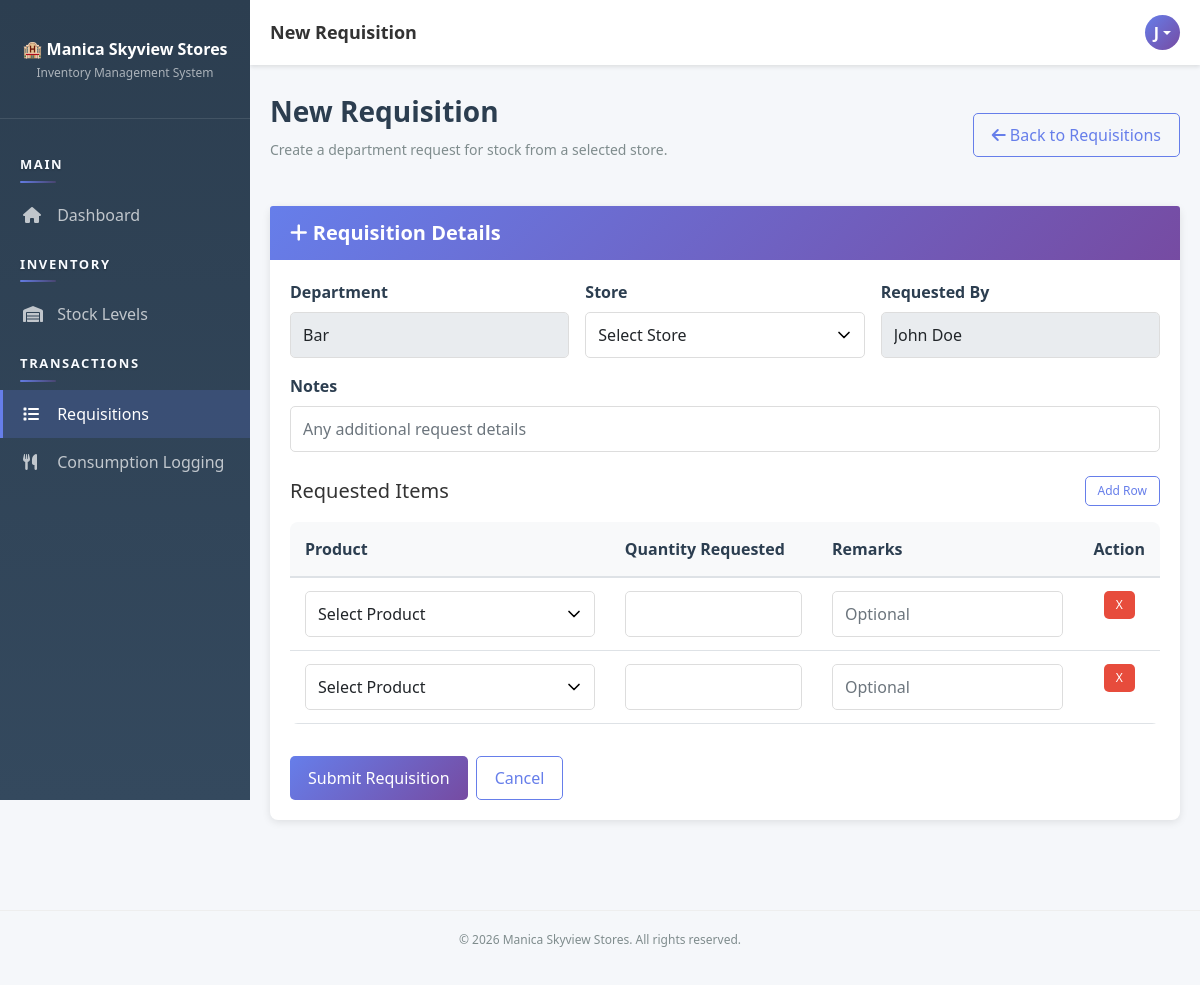
The app's page /pages/requisition/create.php (signed in) with its own data.
### tables this page shows
CREATE TABLE `users` (
  `user_id` int(11) NOT NULL AUTO_INCREMENT,
  `username` varchar(50) NOT NULL,
  `email` varchar(100) NOT NULL,
  `password` varchar(255) NOT NULL,
  `full_name` varchar(100) NOT NULL,
  `role_id` int(11) NOT NULL,
  `status` enum('active','inactive') DEFAULT 'active',
  `created_at` timestamp NOT NULL DEFAULT current_timestamp(),
  `updated_at` timestamp NOT NULL DEFAULT current_timestamp() ON UPDATE current_timestamp(),
  PRIMARY KEY (`user_id`),
  UNIQUE KEY `username` (`username`),
  UNIQUE KEY `email` (`email`),
  KEY `role_id` (`role_id`),
  CONSTRAINT `users_ibfk_1` FOREIGN KEY (`role_id`) REFERENCES `roles` (`role_id`)
);

CREATE TABLE `departments` (
  `dept_id` int(11) NOT NULL AUTO_INCREMENT,
  `dept_name` varchar(100) NOT NULL,
  `dept_code` varchar(20) NOT NULL,
  `head_user_id` int(11) DEFAULT NULL,
  `status` enum('active','inactive') DEFAULT 'active',
  `monthly_budget` decimal(12,2) NOT NULL DEFAULT 0.00,
  `weekly_budget` decimal(12,2) NOT NULL DEFAULT 0.00,
  `created_at` timestamp NOT NULL DEFAULT current_timestamp(),
  PRIMARY KEY (`dept_id`),
  UNIQUE KEY `dept_code` (`dept_code`),
  KEY `head_user_id` (`head_user_id`),
  CONSTRAINT `departments_ibfk_1` FOREIGN KEY (`head_user_id`) REFERENCES `users` (`user_id`)
);

### app/bootstrap.php (called while the page is built, shortened)
<?php
function autoload($class) {
    $paths = [
        __DIR__ . '/helpers/' . $class . '.php',
        __DIR__ . '/models/' . $class . '.php',
        __DIR__ . '/controllers/' . $class . '.php'
    ];
    foreach ($paths as $path) {
        if (file_exists($path)) {
            return;
        }
    }
}
function isAuthenticated() {
    $auth = new Auth();
    return $auth->isLoggedIn() && $auth->checkSessionTimeout();
}
function getCurrentUser() {
    if (isAuthenticated()) {
        $db = Database::getInstance()->getConnection();
        $userId = $_SESSION['user_id'];
        $sql = "SELECT u.*, r.role_name FROM users u
                JOIN roles r ON u.role_id = r.role_id
                WHERE u.user_id = ?";
        $stmt = $db->prepare($sql);
        $stmt->bind_param('i', $userId);
        $stmt->execute();
        return $stmt->get_result()->fetch_assoc();
    }
    return null;
}

### app/helpers/Database.php (called while the page is built, shortened)
<?php
class Database {
    private static $instance = null;
    private $connection = null;
    private function __construct() {
        try {
            $this->connection = new mysqli(DB_HOST, DB_USER, DB_PASS, DB_NAME);
            $this->connection->set_charset('utf8mb4');
        } catch (Exception $e) {
            die('Error: ' . $e->getMessage());
        }
    }
    public static function getInstance() {
        if (self::$instance === null) {
            self::$instance = new Database();
        }
        return self::$instance;
    }
    public function getConnection() {
        return $this->connection;
    }
}

### app/helpers/Auth.php (called while the page is built, shortened)
<?php
class Auth {
    public function __construct() {
        $this->db = Database::getInstance()->getConnection();
    }
    private function ensurePasswordResetTable() {
        $sql = "CREATE TABLE IF NOT EXISTS password_reset_tokens (
            token_id INT PRIMARY KEY AUTO_INCREMENT,
            user_id INT NOT NULL,
            token_hash VARCHAR(64) NOT NULL,
            expires_at DATETIME NOT NULL,
            used_at DATETIME NULL,
            created_at TIMESTAMP DEFAULT CURRENT_TIMESTAMP,
            FOREIGN KEY (user_id) REFERENCES users(user_id) ON DELETE CASCADE,
            INDEX idx_reset_token_hash (token_hash),
            INDEX idx_reset_token_user (user_id),
            INDEX idx_reset_token_expires (expires_at)
        )";
    }
    public function isLoggedIn() {
        return isset($_SESSION['user_id']);
    }
    public function checkSessionTimeout() {
        return true;
    }
}

### app/controllers/Controller.php (called while the page is built, shortened)
<?php
class Controller {
    protected $db;
    public function __construct() {
        $this->db = Database::getInstance()->getConnection();
        $this->loadCurrentUser();
    }
    protected function loadCurrentUser() {
        if (isset($_SESSION['user_id'])) {
            $sql = "SELECT u.*, r.role_name FROM users u
                    JOIN roles r ON u.role_id = r.role_id
                    WHERE u.user_id = ?";
            $stmt = $this->db->prepare($sql);
            $stmt->bind_param('i', $_SESSION['user_id']);
            $stmt->execute();
            $this->currentUser = $stmt->get_result()->fetch_assoc();
        }
    }
}

### app/controllers/RequisitionController.php (called while the page is built, shortened)
<?php
class RequisitionController extends Controller {
    public function __construct() {
        parent::__construct();
    }
    public function getDepartmentForRole($roleName) {
        $roleName = trim((string)$roleName);
        $sql = "SELECT dept_id, dept_name, dept_code
                FROM departments
                WHERE status = 'active' AND dept_name = ?
                LIMIT 1";
        $stmt = $this->db->prepare($sql);
        $stmt->bind_param('s', $roleName);
        $stmt->execute();
        return $stmt->get_result()->fetch_assoc() ?: null;
    }
}

### pages/requisition/create.php (the view, shortened to what this page needs)
<?php
require_once __DIR__ . '/../../app/bootstrap.php';
$controller = new RequisitionController();
$currentUser = getCurrentUser();
$currentDepartment = $controller->getDepartmentForRole($currentUser['role_name'] ?? '');
$formData = [
    'department_id' => $currentDepartment['dept_id'] ?? '',
    'store_id' => '',
    'notes' => ''
];
$pageTitle = 'New Requisition';
include __DIR__ . '/../../app/views/layout-header.php';
?>
<div class="page-header d-flex justify-content-between align-items-center">
    <div>
        <h1>New Requisition</h1>
        <p>Create a department request for stock from a selected store.</p>
    </div>
    <a href="<?php echo SITE_URL; ?>pages/requisition/index.php" class="btn btn-outline-primary">
        <i class="fas fa-arrow-left"></i> Back to Requisitions
    </a>
</div>
<div class="card">
    <div class="card-header">
        <h5><i class="fas fa-plus"></i> Requisition Details</h5>
    </div>
    <div class="card-body">
        <form method="POST" data-offline-queue="requisition-create">
            <div class="row g-3 mb-4">
                <div class="col-md-4">
                    <label class="form-label">Department</label>
                    <input type="text" class="form-control" value="<?php echo htmlspecialchars($currentDepartment['dept_name'] ?? 'Unassigned'); ?>" readonly>
                </div>
                <div class="col-md-4">
                    <label class="form-label">Store</label>
                    <select name="store_id" class="form-control" required>
                        <option value="">Select Store</option>
                    </select>
                </div>
                <div class="col-md-4">
                    <label class="form-label">Requested By</label>
                    <input type="text" class="form-control" value="<?php echo htmlspecialchars($currentUser['full_name'] ?? ''); ?>" readonly>
                </div>
                <div class="col-md-12">
                    <label class="form-label">Notes</label>
                    <input type="text" name="notes" class="form-control" value="<?php echo htmlspecialchars($formData['notes']); ?>" placeholder="Any additional request details">
                </div>
            </div>
            <div class="d-flex justify-content-between align-items-center mb-3">
                <h5 class="mb-0">Requested Items</h5>
                <button type="button" class="btn btn-sm btn-outline-primary" onclick="cloneRow(this)">Add Row</button>
            </div>
            <div class="table-responsive">
                <table class="table" id="req-items-table">
                    <thead>
                        <tr>
                            <th style="min-width:260px;">Product</th>
                            <th style="min-width:140px;">Quantity Requested</th>
                            <th style="min-width:240px;">Remarks</th>
                            <th style="width:80px;">Action</th>
                        </tr>
                    </thead>
                    <tbody>
                        <?php for ($i = 0; $i < 2; $i++): ?>
                            <tr>
                                <td>
                                    <select name="items[product_id][]" class="form-control" required>
                                        <option value="">Select Product</option>
                                    </select>
                                </td>
                                <td><input type="number" name="items[quantity_requested][]" class="form-control" min="1" required></td>
                                <td><input type="text" name="items[remarks][]" class="form-control" placeholder="Optional"></td>
                                <td class="text-center"><button type="button" class="btn btn-sm btn-danger" onclick="removeRow(this)">X</button></td>
                            </tr>
                        <?php endfor; ?>
                    </tbody>
                </table>
            </div>
            <div class="d-flex gap-2 mt-3">
                <button type="submit" class="btn btn-primary" <?php echo !$currentDepartment ? 'disabled' : ''; ?>>Submit Requisition</button>
                <a href="<?php echo SITE_URL; ?>pages/requisition/index.php" class="btn btn-outline-primary">Cancel</a>
            </div>
        </form>
    </div>
</div>
<?php include __DIR__ . '/../../app/views/layout-footer.php'; ?>

### app/views/layout-header.php (shortened to what this page needs)
<!DOCTYPE html>
<html lang="en">
<head>
    <link href="https://cdn.jsdelivr.net/npm/bootstrap@5.1.3/dist/css/bootstrap.min.css" rel="stylesheet">
    <link rel="stylesheet" href="https://cdnjs.cloudflare.com/ajax/libs/font-awesome/6.0.0/css/all.min.css">
    <link href="<?php echo SITE_URL; ?>public/css/style.css" rel="stylesheet">
</head>
<body>
    <div class="sidebar">
        <div class="brand">
            <h4>🏨 Manica Skyview Stores</h4>
            <p>Inventory Management System</p>
        </div>
        <nav class="nav flex-column">
            <?php include __DIR__ . '/partials/sidebar-nav.php'; ?>
        </nav>
    </div>
            <?php include __DIR__ . '/partials/sidebar-nav.php'; ?>
    <div class="topbar">
        <div class="topbar-title desktop-title">
            <?php echo $pageTitle ?? APP_NAME; ?>
        </div>
        <div class="topbar-right">
            <div class="user-profile dropdown">
                <div class="user-avatar dropdown-toggle" role="button" data-bs-toggle="dropdown" aria-expanded="false">
                    <?php
                    $user = getCurrentUser();
                    if ($user) {
                        echo strtoupper(substr($user['full_name'], 0, 1));
                    }
                    ?>
                </div>
            </div>
        </div>
    </div>
    <div class="main-content">

### public/css/style.css (style rules this page uses)
:root { --primary-color: #667eea; --secondary-color: #764ba2; --danger-color: #e74c3c; --success-color: #27ae60; --warning-color: #f39c12; --info-color: #3498db; --dark-color: #2c3e50; --light-color: #ecf0f1; }
* { margin: 0; padding: 0; box-sizing: border-box; }
body { font-family: 'Segoe UI', Tahoma, Geneva, Verdana, sans-serif; background-color: #f5f7fa; color: #333; }
.sidebar { background: linear-gradient(180deg, #2c3e50 0%, #34495e 100%); min-height: 100vh; height: 100vh; padding: 20px 0; position: fixed; width: 250px; left: 0; top: 0; overflow-y: auto; overflow-x: hidden; overscroll-behavior: contain; }
.sidebar .nav { padding-bottom: 20px; }
.sidebar .brand { padding: 20px; text-align: center; border-bottom: 1px solid rgba(255, 255, 255, 0.1); margin-bottom: 20px; }
.sidebar .brand h4 { color: white; font-weight: 600; font-size: 16px; margin-bottom: 5px; }
.sidebar .brand p { color: rgba(255, 255, 255, 0.6); font-size: 12px; }
.topbar { background: white; padding: 15px 20px; box-shadow: 0 2px 4px rgba(0, 0, 0, 0.1); margin-left: 250px; display: flex; justify-content: space-between; align-items: center; }
.topbar-title { font-size: 18px; font-weight: 600; color: #333; }
.topbar-right { display: flex; align-items: center; gap: 20px; }
.user-profile { display: flex; align-items: center; gap: 10px; }
.user-avatar { width: 35px; height: 35px; border-radius: 50%; background: linear-gradient(135deg, #667eea 0%, #764ba2 100%); display: flex; align-items: center; justify-content: center; color: white; font-weight: 600; }
.main-content { margin-left: 250px; padding: 30px 20px; }
.page-header { margin-bottom: 30px; }
.page-header h1 { font-size: 28px; font-weight: 600; color: #2c3e50; margin-bottom: 10px; }
.page-header p { color: #7f8c8d; font-size: 14px; }
.card { border: none; border-radius: 8px; box-shadow: 0 2px 8px rgba(0, 0, 0, 0.1); margin-bottom: 20px; transition: transform 0.2s, box-shadow 0.2s; }
.card-header { background: linear-gradient(135deg, #667eea 0%, #764ba2 100%); color: white; padding: 15px 20px; border-radius: 8px 8px 0 0; border: none; }
.card-header h5 { margin: 0; font-weight: 600; }
.card-body { padding: 20px; }
.table { background: white; border-radius: 8px; overflow: hidden; }
.table thead { background-color: #f8f9fa; }
.table thead th { border-bottom: 2px solid #dee2e6; font-weight: 600; color: #2c3e50; padding: 15px; }
.table tbody td { padding: 13px 15px; border-bottom: 1px solid #dee2e6; }
.btn { border-radius: 5px; font-weight: 500; padding: 9px 18px; transition: all 0.3s; border: none; }
.btn-primary { background: linear-gradient(135deg, #667eea 0%, #764ba2 100%); color: white; }
.btn-danger { background-color: #e74c3c; color: white; }
.btn-sm { padding: 5px 12px; font-size: 12px; }
.btn-outline-primary { color: #667eea; border: 1px solid #667eea; }
.form-label { font-weight: 600; color: #2c3e50; margin-bottom: 8px; display: block; }
.form-control { border: 1px solid #ddd; border-radius: 5px; padding: 10px 12px; transition: border-color 0.3s; }
select.form-control { appearance: none; background-repeat: no-repeat; background-position: right 10px center; background-size: 20px; padding-right: 35px; }
.text-center { text-align: center; }
.mt-3 { margin-top: 20px; }
.mb-3 { margin-bottom: 20px; }
.d-flex { display: flex; }
.justify-content-between { justify-content: space-between; }
.align-items-center { align-items: center; }
.gap-2 { gap: 10px; }

### records on screen
users: full_name "J", full_name "John Doe"
departments: dept_name "Bar"

### other values on screen
$pageTitle "New Requisition"
APP_NAME "Manica Skyview Stores"
